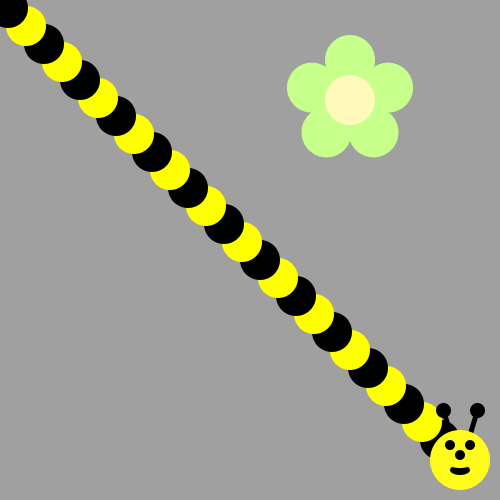
Frame 1 (no input)
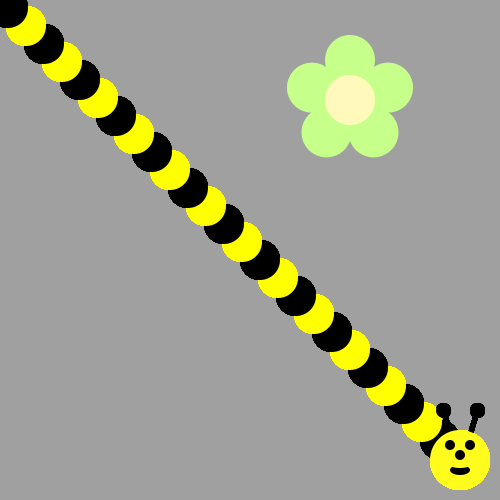
Frame 60 (the mouse pressed at the canvas centre just before this capture)
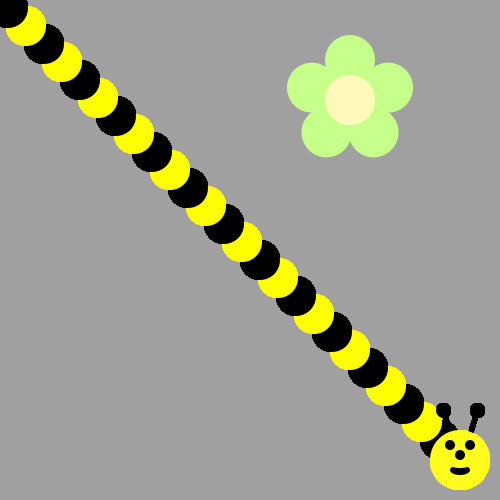
Frame 120 (the mouse held since frame 60 and released just before this capture)

The Processing sketch that drew these frames (run headless with seeded random() and noise(); from frame 60 on, the mouse is pressed at the canvas centre):

// Processing sketch: bumble_bee
// ── bumble_bee.pde

void setup() {
     ellipseMode(CENTER);
     size(500, 500);
     background(160, 160, 160);
     drawFlower(350, 100);
}

void draw() {
  
// First run the program and you should see a flower.  
  
  
/* Then, use a loop to make a body for the Bee! 
(see the image on the recipe, it's a diagonal line of circles)
Use remainder to make the colors alternate between yellow and black
*/
int x = 440;
int y = 440;
for(int i = 0; i < 25; i++){
  if( i % 2 == 0) {
    fill(0,0,0);
  ellipse(x, y, 40, 40);
  }else{
    fill(255, 255, 0);
    ellipse(x, y, 40, 40);
  }
  x -= 18;
  y -= 18;
}
drawBeeFace(460, 460);


/*
Now put his head on using drawBeeFace(x,y)
*/

}

/**************   Use these methods but  DON'T CHANGE THE CODE BELOW  **************/

void drawFlower(int x, int y) {
     noStroke();
     translate(x, y);
     // draw 5 petals, rotating after each one
     fill(#c6ff89);      // green
      for (int i = 0; i < 5; i++) {
           ellipse(0, -40, 50, 50);
          rotate(radians(72));
     }
     fill(#fff9bb); // light yellow
     ellipse(0, 0, 50, 50);
} 
void drawBeeFace(int BeeFaceX, int BeeFaceY) {
     noStroke();
     fill(0, 0, 0);
     stroke(1);
     strokeWeight(5);
     line(BeeFaceX-10, BeeFaceY-27, BeeFaceX-17, BeeFaceY-50);
     line(BeeFaceX+10, BeeFaceY-27, BeeFaceX+17, BeeFaceY-50);
     ellipse(BeeFaceX-17, BeeFaceY-50, 10, 10);
     ellipse(BeeFaceX+17, BeeFaceY-50, 10, 10);
     noStroke();
     fill(255, 251, 28);
     ellipse(BeeFaceX, BeeFaceY, 60, 60); // face
     fill(255, 237, 209);
     fill(0,0,0);
      ellipse(BeeFaceX-10, BeeFaceY-15, 10, 10); // eyes
     ellipse(BeeFaceX+10, BeeFaceY-15, 10, 10);
      ellipse(BeeFaceX, BeeFaceY-5, 10, 10); // nose
      ellipse(BeeFaceX, BeeFaceY+10, 20, 10);// mouth
     fill(255, 251, 28);
     ellipse(BeeFaceX, BeeFaceY+5, 20, 6);
}
